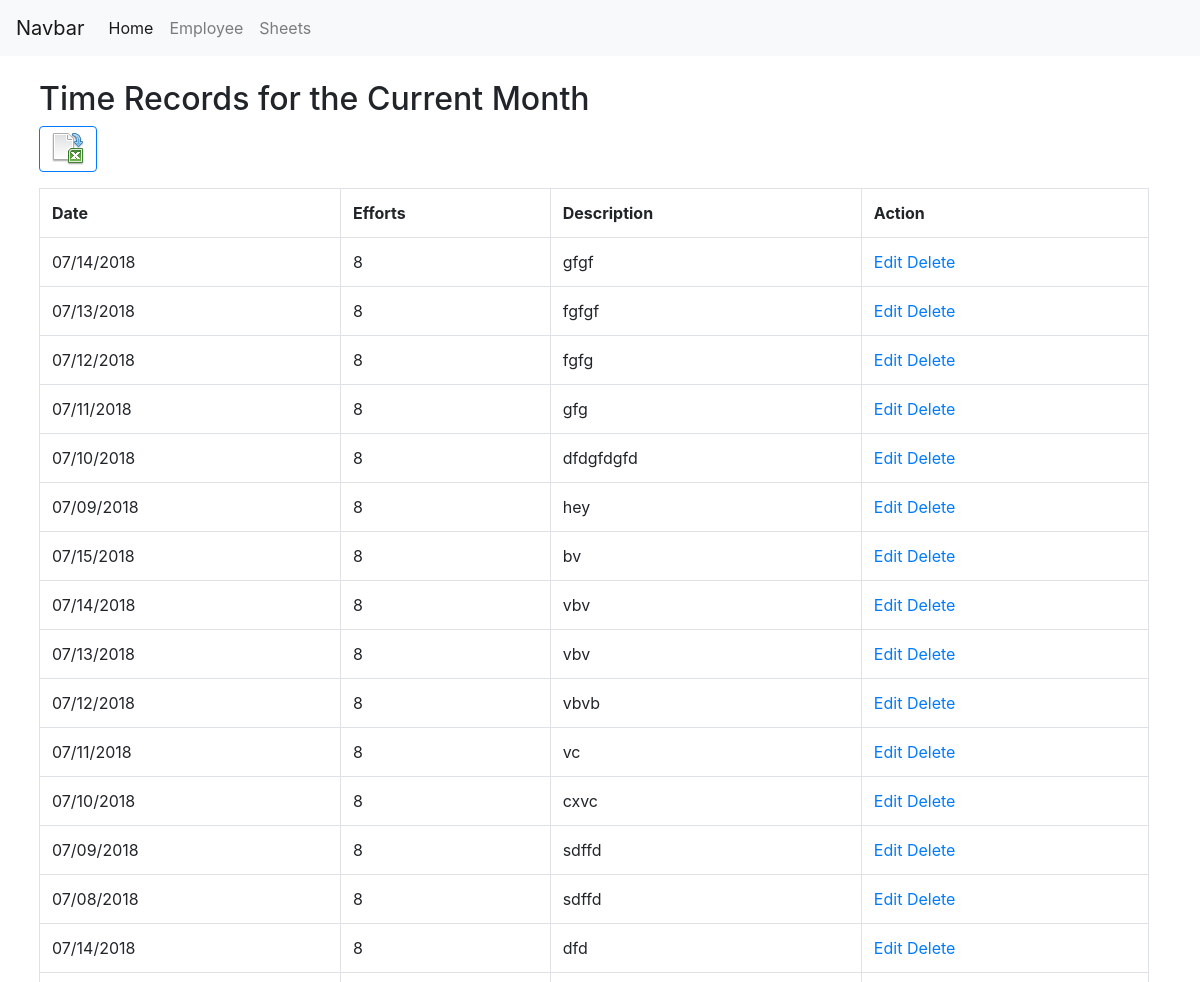
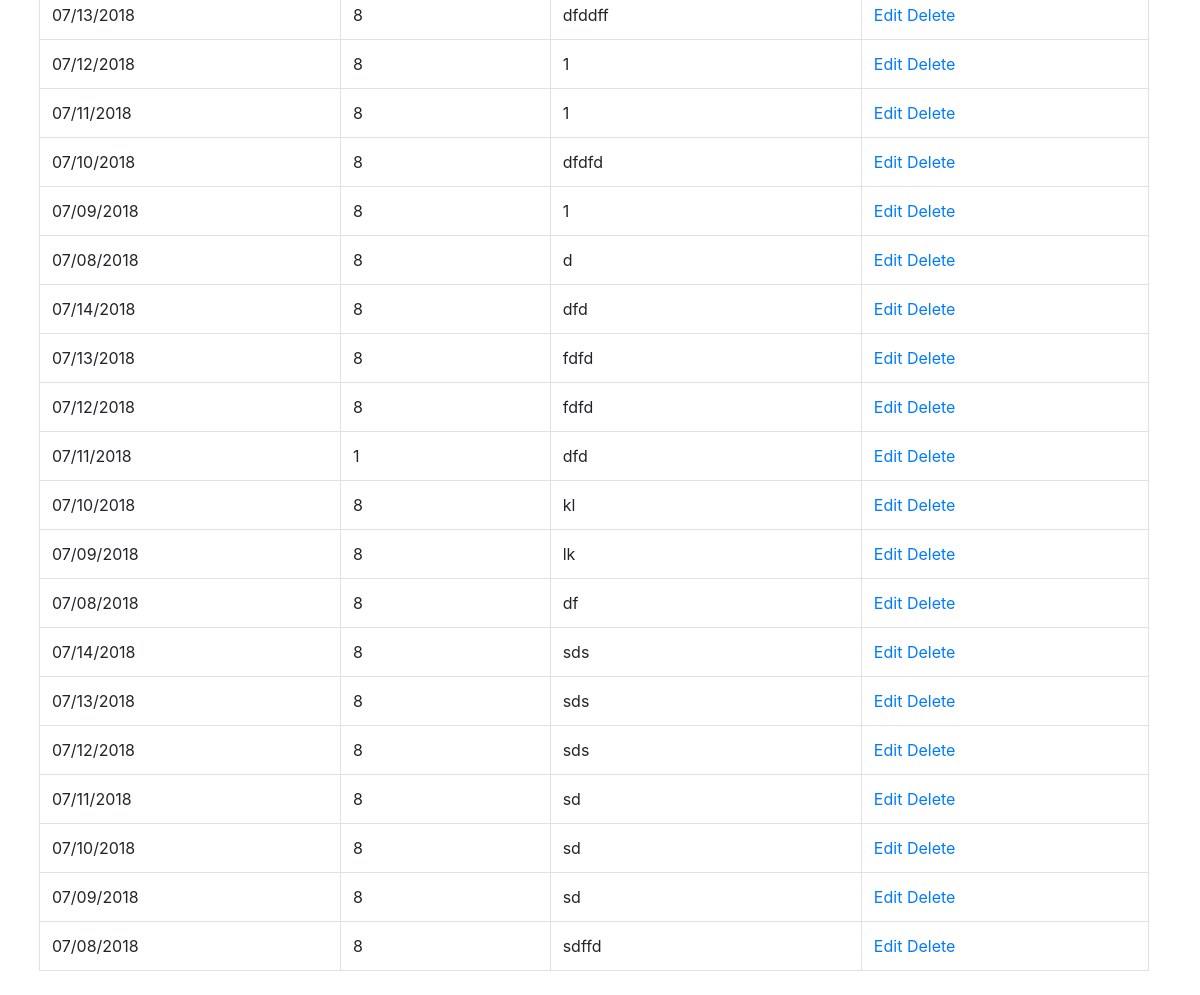
/timesheets/view/, run on the app's committed database (2 pictures, top to bottom).
### timesheets/models.py (models this page shows, shortened)
class TimeRecords(models.Model):
    emp_id = models.IntegerField(verbose_name = 'Employee ID')
    ts_date = models.DateField(null=False, blank=False,verbose_name = 'Time Sheet Date')
    ts_effort = models.PositiveIntegerField(default=8,verbose_name = 'Hours worked')
    ts_desc = models.CharField(max_length=200,verbose_name = 'Time Description')
    class Meta:
        verbose_name = 'Time Records'
        verbose_name_plural = 'Time Records'
        unique_together = (("emp_id", "ts_date"),)
        ordering = ["-emp_id"]

### timesheets/views.py (the view)
# urls.py: path('view/', views.timeEntryList, name='timeEntryList'),
def timeEntryList(request):
    time_records=TimeRecords.objects.filter(ts_date__year=today.year, ts_date__month=today.month)
    context = {'time_records': time_records}
    return render(request, 'timesheets/list.html', context)

### timesheets/templates/timesheets/list.html (shortened to what this page needs)
{% load static %}
<!DOCTYPE html>
<html>
<head>
   <link rel="stylesheet" href="https://maxcdn.bootstrapcdn.com/bootstrap/4.1.0/css/bootstrap.min.css">
</head>
<body>
    <nav class="navbar navbar-expand-lg navbar-light bg-light"><a class="navbar-brand" href="#">Navbar</a> <div class="collapse navbar-collapse" > <div class="navbar-nav"><a class="nav-item nav-link active" href="#">Home <span class="sr-only">(current)</span></a><a class="nav-item nav-link " href="/employee/">Employee <span class="sr-only">(current)</span></a> <a class="nav-item nav-link "href="/timesheets/">Sheets <span class="sr-only">(current)</span></a></div></div></nav>
  <div class="container" style="margin:2%">
<h2>Time Records for the Current Month</h2>
<a href="/timesheets/export/" >
    <button type="button" class="btn btn-outline-primary">
    <img alt="Export to Excel" src="{% static "timesheets/exportexcel.png" %}" >
    </button>
</a>
<table style="width:100%;" class="table table-bordered">
                <tr> <th > Date</th> <th> Efforts</th> <th> Description</th> <th> Action</th> </tr>
                {% for time_record in time_records %}
                <tr>
                    <td >{{ time_record.ts_date|date:"SHORT_DATE_FORMAT" }}</td>
                    <td>{{ time_record.ts_effort }}</td>
                    <td>{{ time_record.ts_desc }}</td>
                    <td ><a href="../{{time_record.id}}/edit">Edit</a> <a href="../{{time_record.id}}/delete/">Delete</a></td>
                </tr>
                {% endfor  %}
              </table>
            </div>
</body>
</html>

### data on the page
TimeRecords: ts_date "07/14/2018", ts_effort "8", ts_desc "gfgf"
TimeRecords: ts_date "07/13/2018", ts_effort "8", ts_desc "fgfgf"
TimeRecords: ts_date "07/12/2018", ts_effort "8", ts_desc "fgfg"
TimeRecords: ts_date "07/11/2018", ts_effort "8", ts_desc "gfg"
TimeRecords: ts_date "07/10/2018", ts_effort "8", ts_desc "dfdgfdgfd"
TimeRecords: ts_date "07/09/2018", ts_effort "8", ts_desc "hey"
TimeRecords: ts_date "07/15/2018", ts_effort "8", ts_desc "bv"
TimeRecords: ts_date "07/14/2018", ts_effort "8", ts_desc "vbv"
TimeRecords: ts_date "07/13/2018", ts_effort "8", ts_desc "vbv"
TimeRecords: ts_date "07/12/2018", ts_effort "8", ts_desc "vbvb"
TimeRecords: ts_date "07/11/2018", ts_effort "8", ts_desc "vc"
TimeRecords: ts_date "07/10/2018", ts_effort "8", ts_desc "cxvc"
TimeRecords: ts_date "07/09/2018", ts_effort "8", ts_desc "sdffd"
TimeRecords: ts_date "07/08/2018", ts_effort "8", ts_desc "sdffd"
TimeRecords: ts_date "07/14/2018", ts_effort "8", ts_desc "dfd"
TimeRecords: ts_date "07/13/2018", ts_effort "8", ts_desc "dfddff"
TimeRecords: ts_date "07/12/2018", ts_effort "8", ts_desc "1"
TimeRecords: ts_date "07/11/2018", ts_effort "8", ts_desc "1"
TimeRecords: ts_date "07/10/2018", ts_effort "8", ts_desc "dfdfd"
TimeRecords: ts_date "07/09/2018", ts_effort "8", ts_desc "1"
TimeRecords: ts_date "07/08/2018", ts_effort "8", ts_desc "d"
TimeRecords: ts_date "07/14/2018", ts_effort "8", ts_desc "dfd"
TimeRecords: ts_date "07/13/2018", ts_effort "8", ts_desc "fdfd"
TimeRecords: ts_date "07/12/2018", ts_effort "8", ts_desc "fdfd"
TimeRecords: ts_date "07/11/2018", ts_effort "1", ts_desc "dfd"
TimeRecords: ts_date "07/10/2018", ts_effort "8", ts_desc "kl"
TimeRecords: ts_date "07/09/2018", ts_effort "8", ts_desc "lk"
TimeRecords: ts_date "07/08/2018", ts_effort "8", ts_desc "df"
TimeRecords: ts_date "07/14/2018", ts_effort "8", ts_desc "sds"
TimeRecords: ts_date "07/13/2018", ts_effort "8", ts_desc "sds"
TimeRecords: ts_date "07/12/2018", ts_effort "8", ts_desc "sds"
TimeRecords: ts_date "07/11/2018", ts_effort "8", ts_desc "sd"
TimeRecords: ts_date "07/10/2018", ts_effort "8", ts_desc "sd"
TimeRecords: ts_date "07/09/2018", ts_effort "8", ts_desc "sd"
TimeRecords: ts_date "07/08/2018", ts_effort "8", ts_desc "sdffd"
